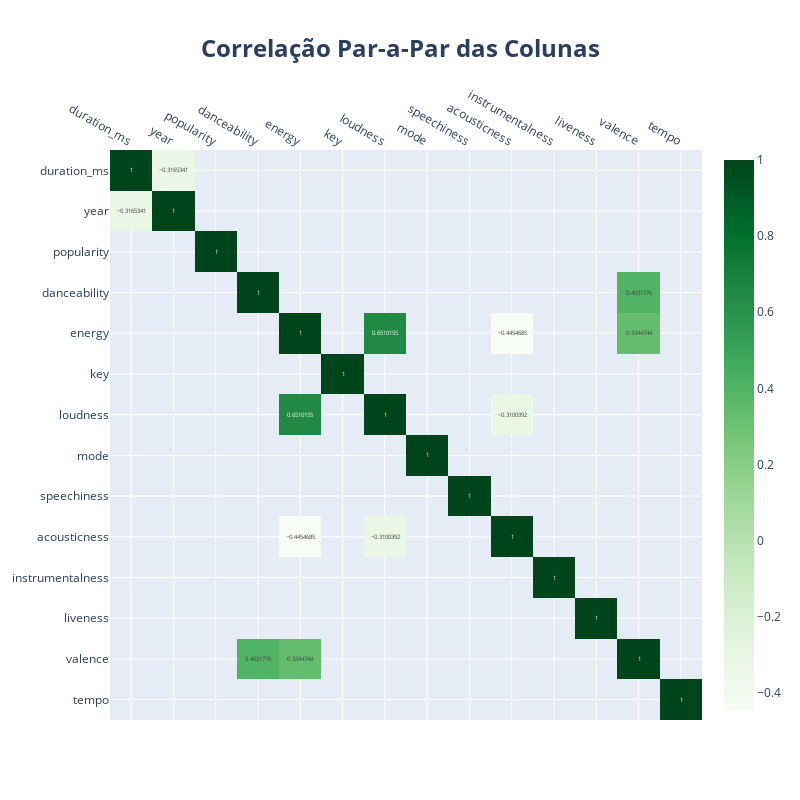

The cell this chart's notebook holds for it:
### Code cell
# Calculo da matriz de correlação
corr_matrix = pd.DataFrame(df_numerics.corr(), index=df_numerics.columns, columns=df_numerics.columns)

# Definição de limiar de correlação importante, foi escolhido 0,3 por...
limiar_correlacao = 0.3

# Seleciona os valores importantes deixando os outros como NaN
corr_importantes = corr_matrix.where(np.abs(corr_matrix) > limiar_correlacao)


# Plota a matriz de correlação filtrada
fig = px.imshow(corr_importantes, text_auto=True, height=800, width=800,
                color_continuous_scale=px.colors.sequential.Greens, aspect='auto',
                title='<b>Correlação Par-a-Par das Colunas</b>',
                )
fig.update_layout(
    title_x=0.5,
    title_font_size=24,
    xaxis=dict(tickmode='array', tickvals=np.arange(len(corr_importantes.columns)), ticktext=corr_importantes.columns.tolist()),
    yaxis=dict(tickmode='array', tickvals=np.arange(len(corr_importantes.index)), ticktext=corr_importantes.index.tolist())
)
fig.update_layout(
    title={
        'text': "<b>Correlação Par-a-Par das Colunas</b>",
        'y':0.95,
        'x':0.5,
        'xanchor': 'center',
        'yanchor': 'top'
    },
        margin=dict(t=150)
)
fig.update_xaxes(side="top")
fig.show()

### Figure 1 — Plotly figure (JSON) as saved in the notebook; plotly's stock layout.template omitted (floating-point values rounded to 4 significant figures; data arrays with more than 128 entries replaced by an {"elided": "..."} marker saying what was removed)
{"data": [{"coloraxis": "coloraxis", "hovertemplate": "x: %{x}<br>y: %{y}<br>color: %{z}<extra></extra>", "name": "0", "texttemplate": "%{z}", "type": "heatmap", "x": ["duration_ms", "year", "popularity", "danceability", "energy", "key", "loudness", "mode", "speechiness", "acousticness", "instrumentalness", "liveness", "valence", "tempo"], "xaxis": "x", "y": ["duration_ms", "year", "popularity", "danceability", "energy", "key", "loudness", "mode", "speechiness", "acousticness", "instrumentalness", "liveness", "valence", "tempo"], "yaxis": "y", "z": {"elided": "14x14 float values"}}], "layout": {"coloraxis": {"colorscale": [[0, "rgb(247,252,245)"], [0.125, "rgb(229,245,224)"], [0.25, "rgb(199,233,192)"], [0.375, "rgb(161,217,155)"], [0.5, "rgb(116,196,118)"], [0.625, "rgb(65,171,93)"], [0.75, "rgb(35,139,69)"], [0.875, "rgb(0,109,44)"], [1, "rgb(0,68,27)"]]}, "height": 800, "margin": {"t": 150}, "title": {"font": {"size": 24}, "text": "<b>Correlação Par-a-Par das Colunas</b>", "x": 0.5, "xanchor": "center", "y": 0.95, "yanchor": "top"}, "width": 800, "xaxis": {"anchor": "y", "domain": [0, 1], "side": "top", "tickmode": "array", "ticktext": ["duration_ms", "year", "popularity", "danceability", "energy", "key", "loudness", "mode", "speechiness", "acousticness", "instrumentalness", "liveness", "valence", "tempo"], "tickvals": [0, 1, 2, 3, 4, 5, 6, 7, 8, 9, 10, 11, 12, 13]}, "yaxis": {"anchor": "x", "autorange": "reversed", "domain": [0, 1], "tickmode": "array", "ticktext": ["duration_ms", "year", "popularity", "danceability", "energy", "key", "loudness", "mode", "speechiness", "acousticness", "instrumentalness", "liveness", "valence", "tempo"], "tickvals": [0, 1, 2, 3, 4, 5, 6, 7, 8, 9, 10, 11, 12, 13]}}}
